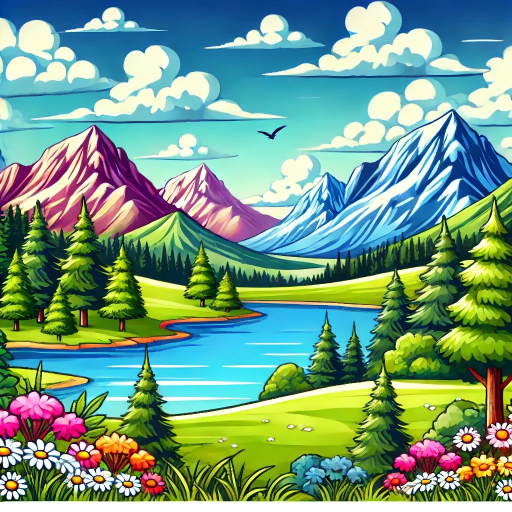
#> input picture image.jpg, 1024 x 1024 px (shown at 1/2 size)
$ jupyter execute image_processing.ipynb
#> lines starting #> are read from the running program, lines starting #| are printed output that depends on the picture; after the words box and inside, x2 and y2 are one past the last pixel; in counts of white or black regions, pixels touching at a corner belong together
[cell 1]
import cv2
import numpy as np
import matplotlib.pyplot as plt

[cell 2]
# Load the image
image = cv2.imread('image.jpg')
#> image is the input picture: shape (1024, 1024, 3); mean B, G, R 131.7, 155.9, 115.3
if image is None:
    print("Error: Image not found. Please make sure 'Image.jpg' is in the same directory.")
    exit()

[cell 3]
# Convert to grayscale
gray = cv2.cvtColor(image, cv2.COLOR_BGR2GRAY)
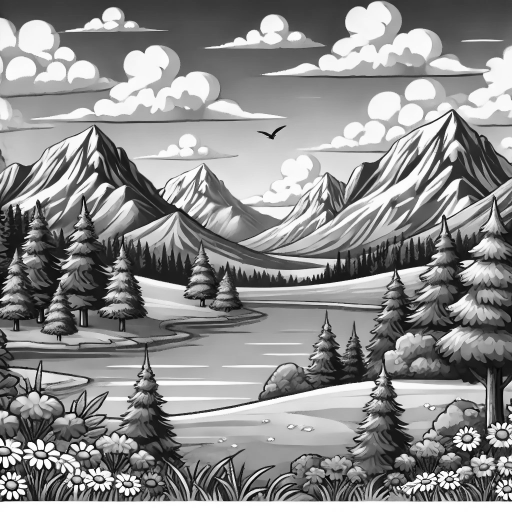
#> gray: shape (1024, 1024) (shown at 1/2 size); min 0, max 255, mean 141
cv2.imwrite('grayscale_image.jpg', gray)
#> Out = True

[cell 4]
# Resize the image while maintaining aspect ratio
height, width = image.shape[:2]
#> height = 1024; width = 1024
new_width = 400
aspect_ratio = new_width / float(width)
#> aspect_ratio = 0.391
new_height = int(height * aspect_ratio)
#> new_height = 400
resized = cv2.resize(image, (new_width, new_height))
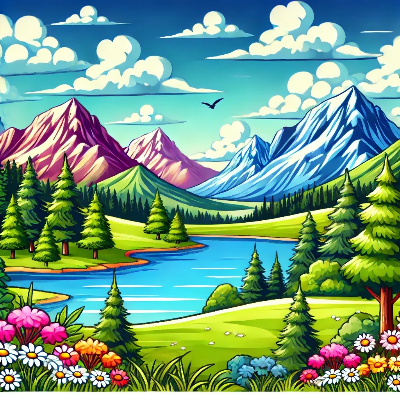
#> resized: shape (400, 400, 3); mean B, G, R 131.6, 155.8, 115.1
cv2.imwrite('resized_image.jpg', resized)
#> Out = True

[cell 5]
# Apply Gaussian blur with different kernel sizes
blur_3x3 = cv2.GaussianBlur(image, (3, 3), 0)
blur_5x5 = cv2.GaussianBlur(image, (5, 5), 0)
blur_7x7 = cv2.GaussianBlur(image, (7, 7), 0)
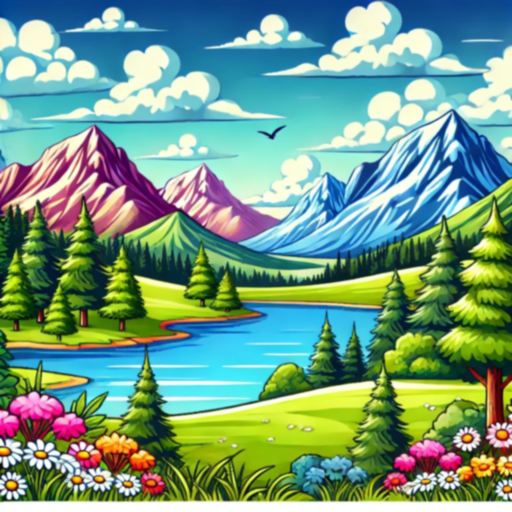
#> blur_7x7: shape (1024, 1024, 3) (shown at 1/2 size); mean B, G, R 131.7, 155.9, 115.3
cv2.imwrite('blur_3x3.jpg', blur_3x3)
cv2.imwrite('blur_5x5.jpg', blur_5x5)
cv2.imwrite('blur_7x7.jpg', blur_7x7)
#> Out = True

[cell 6]
# Canny edge detection with different thresholds
canny_low = cv2.Canny(gray, 50, 100)
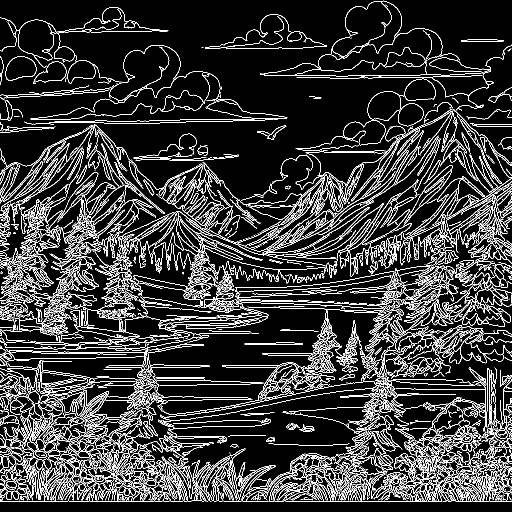
#> canny_low: shape (1024, 1024) (shown at 1/2 size); 13.9% white in thin lines or dots
canny_high = cv2.Canny(gray, 100, 200)
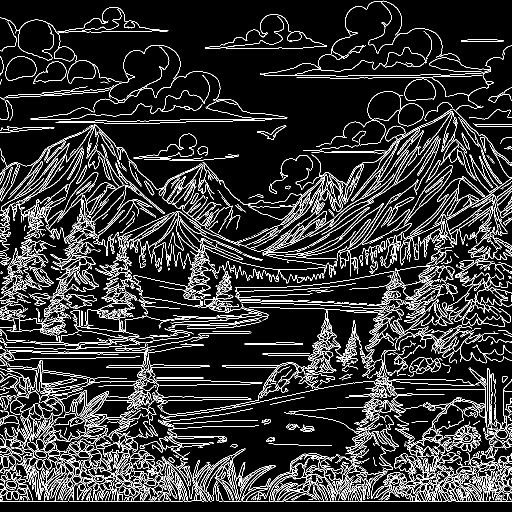
#> canny_high: shape (1024, 1024) (shown at 1/2 size); 12.2% white in thin lines or dots
cv2.imwrite('canny_low_threshold.jpg', canny_low)
cv2.imwrite('canny_high_threshold.jpg', canny_high)
#> Out = True

[cell 7]
# Draw red rectangles with different thicknesses
rectangles = image.copy()
cv2.rectangle(rectangles, (50, 50), (200, 150), (0, 0, 255), 2)
cv2.rectangle(rectangles, (250, 100), (400, 200), (0, 0, 255), 5)
cv2.rectangle(rectangles, (100, 200), (300, 300), (0, 0, 255), 10)
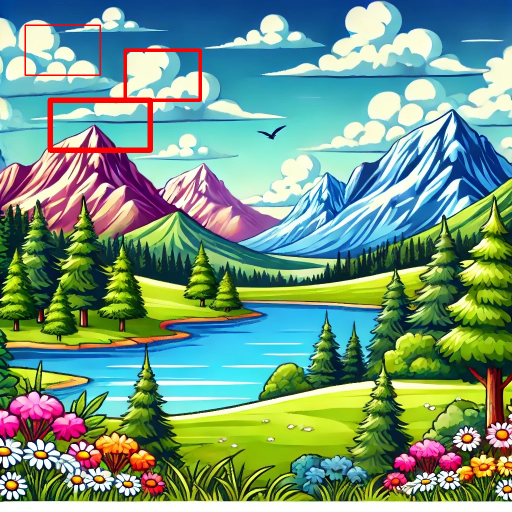
#> rectangles: shape (1024, 1024, 3) (shown at 1/2 size); mean B, G, R 129.7, 153.9, 116.5
cv2.imwrite('red_rectangles.jpg', rectangles)
#> Out = True

[cell 8]
# Draw green circles with different radii
circles = image.copy()
cv2.circle(circles, (100, 100), 30, (0, 255, 0), -1)
cv2.circle(circles, (300, 100), 50, (0, 255, 0), -1)
cv2.circle(circles, (200, 300), 70, (0, 255, 0), -1)
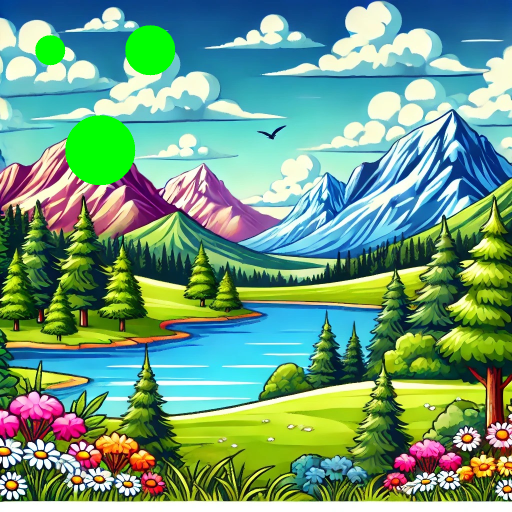
#> circles: shape (1024, 1024, 3) (shown at 1/2 size); mean B, G, R 127.5, 158.4, 111.7
cv2.imwrite('green_circles.jpg', circles)
#> Out = True

[cell 9]
# Gray Level Slicing
# Slicing with background preservation
slice_preserve = gray.copy()
slice_preserve = np.where((slice_preserve >= 100) & (slice_preserve <= 200), 255, slice_preserve)
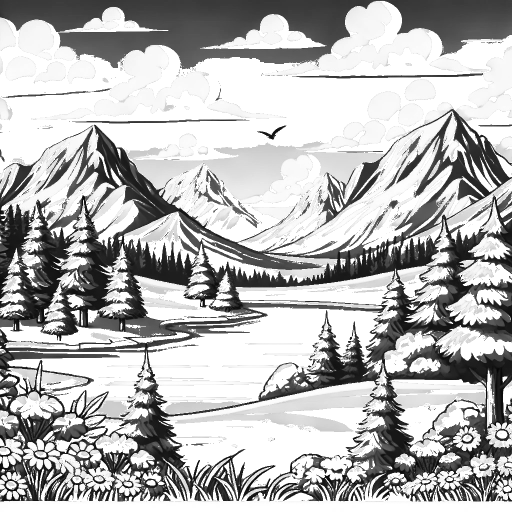
#> slice_preserve: shape (1024, 1024) (shown at 1/2 size); min 0, max 255, mean 181.1
cv2.imwrite('gray_slicing_preserve.jpg', slice_preserve)
#> Out = True

[cell 10]
# Slicing without background preservation
slice_no_bg = gray.copy()
slice_no_bg = np.where((slice_no_bg >= 100) & (slice_no_bg <= 200), 255, 0)
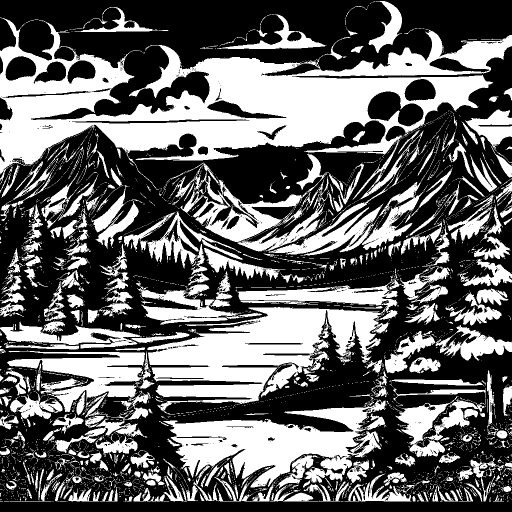
#> slice_no_bg: shape (1024, 1024) int64 (shown at 1/2 size); 40.3% white; 3643 white regions (3244 under 20 px), largest, box (x1, y1, x2, y2) and area: (0, 35, 1024, 511) 134077, (295, 557, 795, 829) 56622, (326, 799, 771, 1003) 38252
cv2.imwrite('gray_slicing_no_background.jpg', slice_no_bg)

print("All tasks completed. Processed images saved successfully.")
